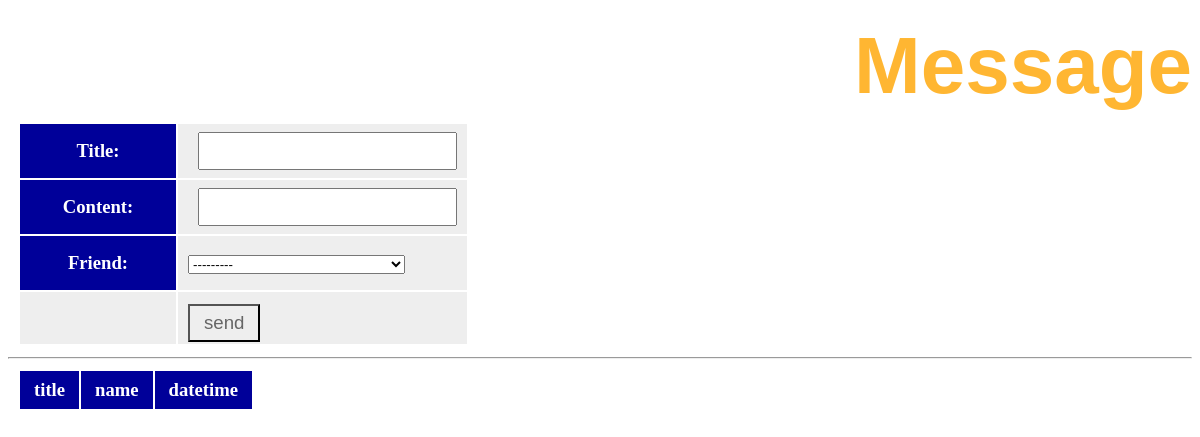
/hello/message/, run on an earlier commit of the app's database.
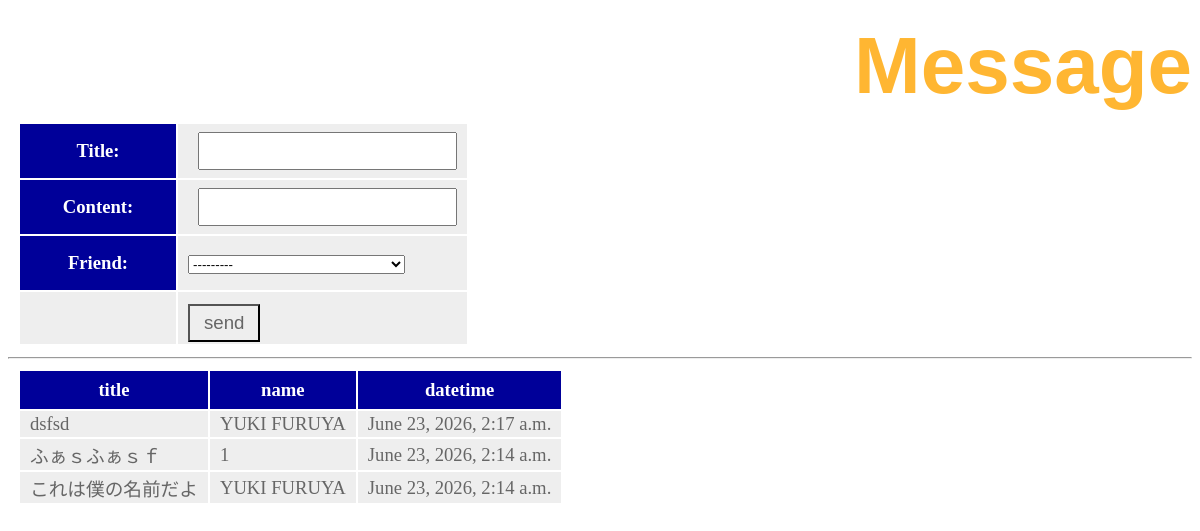
And on a later commit of the database.
### hello/models.py (models this page shows, shortened)
class Message(models.Model):
	friend = models.ForeignKey(Friend, on_delete=models.CASCADE)
	title = models.CharField(max_length=100)
	content = models.CharField(max_length=300)
	pub_date = models.DateTimeField(auto_now_add=True)
	class Meta:
		ordering = ('pub_date',)

class Friend(models.Model):
	name = models.CharField(max_length=100,
		validators=[number_only])
	mail = models.EmailField(max_length=200)
	gender = models.BooleanField()
	age = models.IntegerField()
	birthday = models.DateField()
	def __str__(self):
		return '<Friend:id=' + str(self.id) + ', ' + \
			self.name + '(' + str(self.age) + ')>'

### hello/views.py (the view)
# urls.py: path('message/', views.message, name='message'),
def message(request, page=1):
    if (request.method == 'POST'):
        obj = Message()
        form = MessageForm(request.POST, instance=obj)
        form.save()
    data = Message.objects.all().reverse()
    paginator = Paginator(data, 5)
    params = {
        'title': 'Message',
        'form': MessageForm(),
        'data': paginator.get_page(page),
    }
    return render(request, 'hello/message.html', params)

### hello/forms.py
class MessageForm(forms.ModelForm):
    class Meta:
        model = Message
        fields = ['title', 'content', 'friend']

### hello/templates/hello/message.html (shortened to what this page needs)
{% load static %}
<!doctype html>
<html lang="ja">
  <head>
    <link
      rel="stylesheet"
      type="text/css"
      href="{% static 'hello/css/style.css' %}"
    />
  </head>
  <body>
    <h1>{{title}}</h1>
    <table>
      <form action="{% url 'message' %}" method="post">
        {{ form.as_table }}
        <tr><td></td><td><input type="submit" value="send"></td></tr>
      </form>
    </table>
    <hr>
    <table>
      <tr><th>title</th><th>name</th><th>datetime</th></tr>
      {% for item in data %}
      <tr>
        <td>{{item.title}}</td>
        <td>{{item.friend.name}}</td>
        <td>{{item.pub_date}}</td>
      </tr>
      {% endfor %}
    </table>
  </body>
</html>

### hello/static/hello/css/style.css (style rules this page uses)
table { margin:10px; font-size:14pt; }
table tr th { background-color: #009 !important; color: #fff !important; padding: 8px 14px !important; border-width: 2px; }
table tr td { background-color:#eee; color:#666; padding:2px 10px; border-width:2px; }
body { color: grey; font-size: 16pt; }
h1 { color: orange; opacity: 0.8; font-family: "Arial"; font-size: 60pt; margin-top: 20px; margin-bottom: 0px; text-align: right; }
label { background-color: #009; color: #fff; padding: 8px 14px; display: inline-block; min-width: 100px; font-weight: bold; }
input[type="text"] { padding: 6px; font-size: 14pt; margin-left: 10px; }
input[type="submit"] { padding: 6px 14px; background-color: #eee; color: #666; font-size: 14pt; margin-top: 10px; cursor: pointer; }

What changed in the data, as far as the page shows it:
added Message: title "dsfsd", friend.name "YUKI FURUYA", pub_date "June 23, 2026, 2:17 a.m."
added Message: title "ふぁｓふぁｓｆ", friend.name "1", pub_date "June 23, 2026, 2:14 a.m."
added Message: title "これは僕の名前だよ", friend.name "YUKI FURUYA", pub_date "June 23, 2026, 2:14 a.m."
